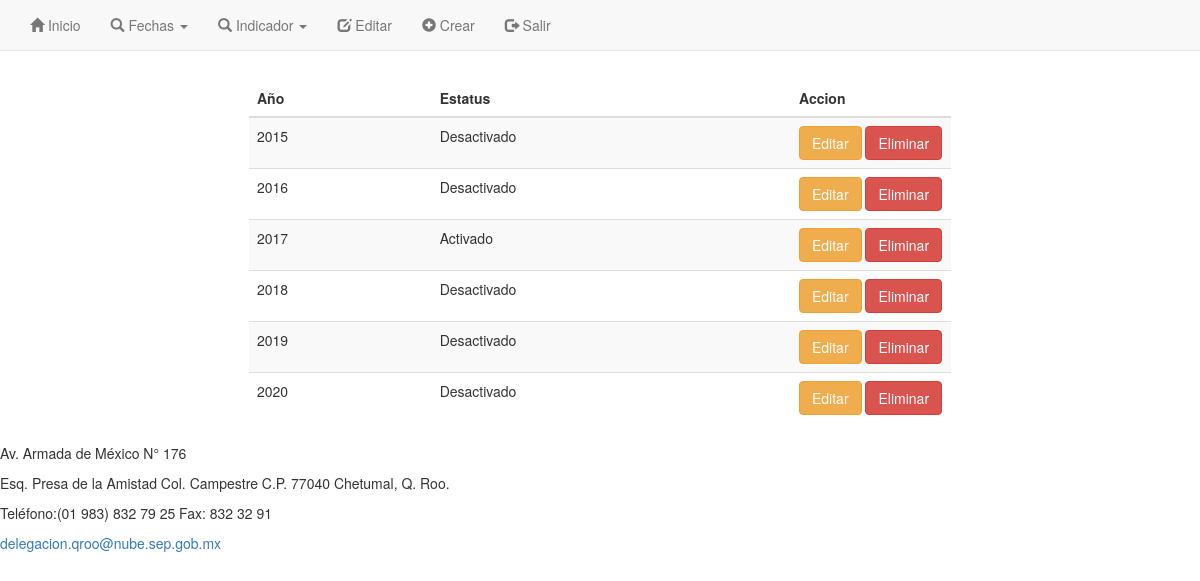
The page /index.php/niv3/editarFecha on the database its author committed.
### application/controllers/Niv3.php (called while the page is built, shortened)
<?php
class Niv3 extends CI_Controller {
	function __construct(){
		$this-> load-> helper('form');
		$this-> load-> model('Admin_model');
	}
	function editarFecha(){
		$this->load->view("Nivel3/EditarFecha");
	}
}

### index.php (called while the page is built, shortened)
<?php
require_once BASEPATH.'core/CodeIgniter.php';

### application/views/Nivel3/EditarFecha.php (the view, shortened to what this page needs)
<!DOCTYPE html>
<html>
<head>
	<link rel="stylesheet" href="https://maxcdn.bootstrapcdn.com/bootstrap/3.3.7/css/bootstrap.min.css">
  <link rel="stylesheet" href="/SEP/css/menu.php" media="screen">
</head>
<body>
<nav class="navbar  navbar-default navbar-fixed-top" >
  <div class="container-fluid">
    <ul class="nav navbar-nav" >
    <li><a href="/SEP/index.php/Niv3/Inicio"><span class="glyphicon glyphicon-home"></span> Inicio</a></li>
    <li class="dropdown"><a class="dropdown-toggle" data-toggle="dropdown"><span class="glyphicon glyphicon-search"></span> Fechas <span class="caret"></span></a>
    </li>
    <li class="dropdown"><a class="dropdown-toggle" data-toggle="dropdown"><span class="glyphicon glyphicon-search"></span> Indicador <span class="caret"></span></a>
    </li>
    <li><a href="/SEP/index.php/Niv3/Editar"><span class="glyphicon glyphicon-edit"></span> Editar</a></li>
    <li><a href="/SEP/index.php/Niv3/Crear"><span class="glyphicon glyphicon-plus-sign"></span> Crear</a></li>
    <li><a href="/SEP"><span class="glyphicon  glyphicon-log-out"></span> Salir </a></li>
  </ul>
</div>
</nav>
<div class="container" style="margin-top:50px;height: 30px;">
</div>
<center>
  <table style="width: 702px;height: 202px;" class="table table-striped">
    <thead>
      <tr>
        <th>Año</th>
        <th>Estatus</th>
        <th style="width: 160px;">Accion</th>
      </tr>
    </thead>
        <tbody>
    <?php
        $ValorAño="";
        $queryAños = $this -> db -> get('años');
      foreach ($queryAños -> result() as $queryAños) { ?>
          <tr>
            <td><?= $queryAños -> Años; ?></td>
            <?php
                  if ($queryAños -> Status ==1) {
                    $ValorAño="Desactivado";
                  }else{
                    $ValorAño="Activado";
                  }
             ?>
            <td><?= $ValorAño ?></td>
            <td>
              <button type="button" class="btn btn-warning" data-toggle="modal" data-target="#myModal<?= $queryAños->Años; ?>"> Editar</button>
              <button type="button" class="btn btn-danger">Eliminar</button>
            </td>
      <?php
      }
     ?>
          </tr>
        </tbody>
  </table>
</center>
<footer>
  <div class="PiePag" >
    <p>Av. Armada de México N° 176</p>
    <p>Esq. Presa de la Amistad Col. Campestre C.P. 77040  Chetumal, Q. Roo.</p>
    <p>Teléfono:(01 983) 832 79 25 Fax: 832 32 91</p>
    <p> <a href="delegacion.qroo@nube.sep.gob.mx">delegacion.qroo@nube.sep.gob.mx</a></p>
  </div>
</footer>
</body>
</html>

### rows shown on the page
años: Años "2015", Status "Desactivado"
años: Años "2016", Status "Desactivado"
años: Años "2017", Status "Activado"
años: Años "2018", Status "Desactivado"
años: Años "2019", Status "Desactivado"
años: Años "2020", Status "Desactivado"
